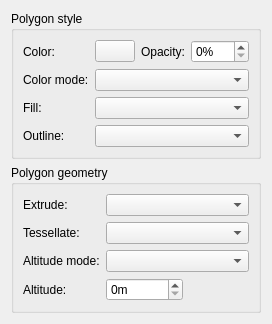
     <widget class="QWidget" name="tabPolygon">
      <attribute name="title">
       <string>Polygon</string>
      </attribute>
      <layout class="QVBoxLayout" name="verticalLayout_3">
       <item>
        <widget class="QGroupBox" name="gbPolyStyle">
         <property name="title">
          <string>Polygon style</string>
         </property>
         <property name="flat">
          <bool>true</bool>
         </property>
         <layout class="QFormLayout" name="formLayout_3">
          <property name="fieldGrowthPolicy">
           <enum>QFormLayout::ExpandingFieldsGrow</enum>
          </property>
          <item row="0" column="0">
           <widget class="QLabel" name="lbPolyColor">
            <property name="toolTip">
             <string>Set color of polygons</string>
            </property>
            <property name="text">
             <string>Color:</string>
            </property>
            <property name="buddy">
             <cstring>pbPolyColor</cstring>
            </property>
           </widget>
          </item>
          <item row="0" column="1">
           <layout class="QHBoxLayout" name="horizontalLayout_3">
            <item>
             <widget class="QPushButton" name="pbPolyColor">
              <property name="sizePolicy">
               <sizepolicy hsizetype="MinimumExpanding" vsizetype="Fixed">
                <horstretch>0</horstretch>
                <verstretch>0</verstretch>
               </sizepolicy>
              </property>
              <property name="autoFillBackground">
               <bool>true</bool>
              </property>
              <property name="text">
               <string/>
              </property>
              <property name="checkable">
               <bool>false</bool>
              </property>
              <property name="checked">
               <bool>false</bool>
              </property>
              <property name="autoDefault">
               <bool>false</bool>
              </property>
             </widget>
            </item>
            <item>
             <widget class="QLabel" name="label_3">
              <property name="toolTip">
               <string>Value of alpha canal</string>
              </property>
              <property name="text">
               <string>Opacity:</string>
              </property>
              <property name="buddy">
               <cstring>sbxPolyOpacity</cstring>
              </property>
             </widget>
            </item>
            <item>
             <widget class="QSpinBox" name="sbxPolyOpacity">
              <property name="sizePolicy">
               <sizepolicy hsizetype="Expanding" vsizetype="Fixed">
                <horstretch>0</horstretch>
                <verstretch>0</verstretch>
               </sizepolicy>
              </property>
              <property name="suffix">
               <string>%</string>
              </property>
              <property name="maximum">
               <number>100</number>
              </property>
             </widget>
            </item>
           </layout>
          </item>
          <item row="1" column="0">
           <widget class="QLabel" name="lbPolyColorMode">
            <property name="toolTip">
             <string>&lt;!DOCTYPE HTML PUBLIC &quot;-//W3C//DTD HTML 4.0//EN&quot; &quot;http://www.w3.org/TR/REC-html40/strict.dtd&quot;&gt;
&lt;html&gt;&lt;head&gt;&lt;meta name=&quot;qrichtext&quot; content=&quot;1&quot; /&gt;&lt;style type=&quot;text/css&quot;&gt;
p, li { white-space: pre-wrap; }
&lt;/style&gt;&lt;/head&gt;&lt;body style=&quot; font-family:'Sans Serif'; font-size:9pt; font-weight:400; font-style:normal;&quot;&gt;
&lt;p style=&quot; margin-top:0px; margin-bottom:0px; margin-left:0px; margin-right:0px; -qt-block-indent:0; text-indent:0px;&quot;&gt;A value of random applies a random linear scale to the base &amp;lt;color&amp;gt; as follows.&lt;/p&gt;
&lt;ul style=&quot;-qt-list-indent: 1;&quot;&gt;&lt;li style=&quot; margin-top:12px; margin-bottom:0px; margin-left:0px; margin-right:0px; -qt-block-indent:0; text-indent:0px;&quot;&gt;To achieve a truly random selection of colors, specify a base &amp;lt;color&amp;gt; of white (00ffffff). &lt;/li&gt;
&lt;li style=&quot; margin-top:0px; margin-bottom:0px; margin-left:0px; margin-right:0px; -qt-block-indent:0; text-indent:0px;&quot;&gt;If you specify a single color component (for example, a value of ff0000ff for &lt;span style=&quot; font-style:italic;&quot;&gt;red&lt;/span&gt;), random color values for that one component (red) will be selected. In this case, the values would range from 00 (&lt;span style=&quot; font-style:italic;&quot;&gt;black&lt;/span&gt;) to ff (&lt;span style=&quot; font-style:italic;&quot;&gt;full red&lt;/span&gt;). &lt;/li&gt;
&lt;li style=&quot; margin-top:0px; margin-bottom:0px; margin-left:0px; margin-right:0px; -qt-block-indent:0; text-indent:0px;&quot;&gt;If you specify values for two or for all three color components, a random linear scale is applied to each color component, with results ranging from black to the maximum values specified for each component. &lt;/li&gt;
&lt;li style=&quot; margin-top:0px; margin-bottom:12px; margin-left:0px; margin-right:0px; -qt-block-indent:0; text-indent:0px;&quot;&gt;The opacity of a color comes from the alpha component of &amp;lt;color&amp;gt; and is never randomized. &lt;/li&gt;&lt;/ul&gt;&lt;/body&gt;&lt;/html&gt;</string>
            </property>
            <property name="text">
             <string>Color mode:</string>
            </property>
            <property name="buddy">
             <cstring>cbPolyColorMode</cstring>
            </property>
           </widget>
          </item>
          <item row="1" column="1">
           <widget class="QComboBox" name="cbPolyColorMode">
            <property name="sizePolicy">
             <sizepolicy hsizetype="Expanding" vsizetype="Fixed">
              <horstretch>0</horstretch>
              <verstretch>0</verstretch>
             </sizepolicy>
            </property>
            <property name="maximumSize">
             <size>
              <width>16777215</width>
              <height>16777215</height>
             </size>
            </property>
           </widget>
          </item>
          <item row="2" column="0">
           <widget class="QLabel" name="lbPolyFill">
            <property name="toolTip">
             <string>Specifies whether to fill the polygon</string>
            </property>
            <property name="text">
             <string>Fill:</string>
            </property>
            <property name="buddy">
             <cstring>cbPolyFill</cstring>
            </property>
           </widget>
          </item>
          <item row="2" column="1">
           <widget class="QComboBox" name="cbPolyFill">
            <property name="sizePolicy">
             <sizepolicy hsizetype="MinimumExpanding" vsizetype="Fixed">
              <horstretch>0</horstretch>
              <verstretch>0</verstretch>
             </sizepolicy>
            </property>
           </widget>
          </item>
          <item row="3" column="0">
           <widget class="QLabel" name="lbPolyOutline">
            <property name="toolTip">
             <string>Specifies whether to outline the polygon</string>
            </property>
            <property name="text">
             <string>Outline:</string>
            </property>
            <property name="buddy">
             <cstring>cbPolyOutline</cstring>
            </property>
           </widget>
          </item>
          <item row="3" column="1">
           <widget class="QComboBox" name="cbPolyOutline">
            <property name="sizePolicy">
             <sizepolicy hsizetype="Expanding" vsizetype="Fixed">
              <horstretch>0</horstretch>
              <verstretch>0</verstretch>
             </sizepolicy>
            </property>
           </widget>
          </item>
         </layout>
        </widget>
       </item>
       <item>
        <widget class="QGroupBox" name="gbPolygon">
         <property name="title">
          <string>Polygon geometry</string>
         </property>
         <property name="flat">
          <bool>true</bool>
         </property>
         <layout class="QFormLayout" name="formLayout_6">
          <property name="fieldGrowthPolicy">
           <enum>QFormLayout::ExpandingFieldsGrow</enum>
          </property>
          <item row="0" column="0">
           <widget class="QLabel" name="lbPolyExtrude">
            <property name="toolTip">
             <string>Specifies whether to connect the Polygon to the ground</string>
            </property>
            <property name="text">
             <string>Extrude:</string>
            </property>
            <property name="buddy">
             <cstring>cbPolyExtrude</cstring>
            </property>
           </widget>
          </item>
          <item row="0" column="1">
           <widget class="QComboBox" name="cbPolyExtrude">
            <property name="sizePolicy">
             <sizepolicy hsizetype="Expanding" vsizetype="Fixed">
              <horstretch>0</horstretch>
              <verstretch>0</verstretch>
             </sizepolicy>
            </property>
           </widget>
          </item>
          <item row="1" column="0">
           <widget class="QLabel" name="lbPolyTessellate">
            <property name="toolTip">
             <string>Specifies whether to allow the Polygon to follow the terrain</string>
            </property>
            <property name="text">
             <string>Tessellate:</string>
            </property>
            <property name="buddy">
             <cstring>cbPolyTessellate</cstring>
            </property>
           </widget>
          </item>
          <item row="1" column="1">
           <widget class="QComboBox" name="cbPolyTessellate">
            <property name="sizePolicy">
             <sizepolicy hsizetype="MinimumExpanding" vsizetype="Fixed">
              <horstretch>0</horstretch>
              <verstretch>0</verstretch>
             </sizepolicy>
            </property>
           </widget>
          </item>
          <item row="2" column="0">
           <widget class="QLabel" name="lbPolyAltitudeMode">
            <property name="toolTip">
             <string>Specifies how altitude components are interpreted</string>
            </property>
            <property name="text">
             <string>Altitude mode:</string>
            </property>
            <property name="buddy">
             <cstring>cbPolyAltitudeMode</cstring>
            </property>
           </widget>
          </item>
          <item row="2" column="1">
           <widget class="QComboBox" name="cbPolyAltitudeMode">
            <property name="sizePolicy">
             <sizepolicy hsizetype="MinimumExpanding" vsizetype="Fixed">
              <horstretch>0</horstretch>
              <verstretch>0</verstretch>
             </sizepolicy>
            </property>
           </widget>
          </item>
          <item row="3" column="0">
           <widget class="QLabel" name="lbPolyAltitude">
            <property name="toolTip">
             <string>Altitude from ground to space</string>
            </property>
            <property name="text">
             <string>Altitude:</string>
            </property>
            <property name="buddy">
             <cstring>sbxPolyAltitude</cstring>
            </property>
           </widget>
          </item>
          <item row="3" column="1">
           <widget class="QSpinBox" name="sbxPolyAltitude">
            <property name="sizePolicy">
             <sizepolicy hsizetype="Preferred" vsizetype="Fixed">
              <horstretch>0</horstretch>
              <verstretch>0</verstretch>
             </sizepolicy>
            </property>
            <property name="suffix">
             <string>m</string>
            </property>
            <property name="maximum">
             <number>800000</number>
            </property>
           </widget>
          </item>
         </layout>
        </widget>
       </item>
      </layout>
     </widget>
